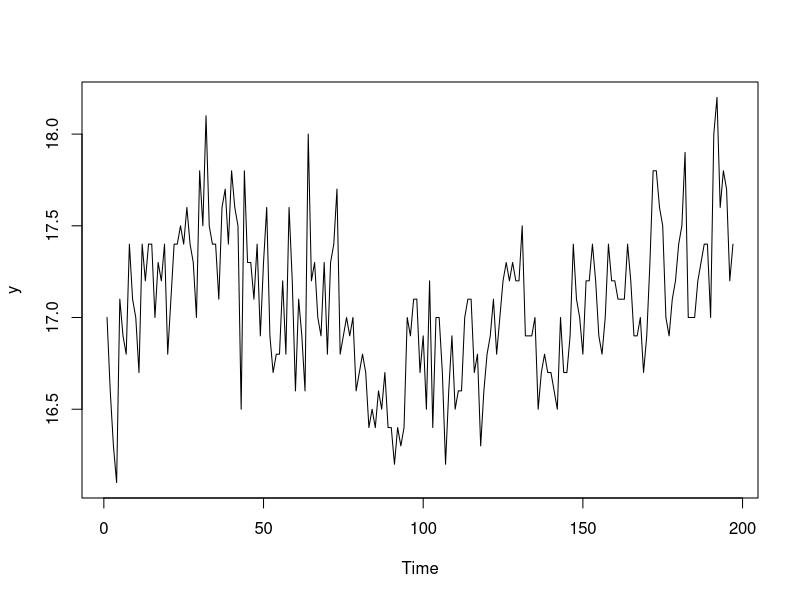
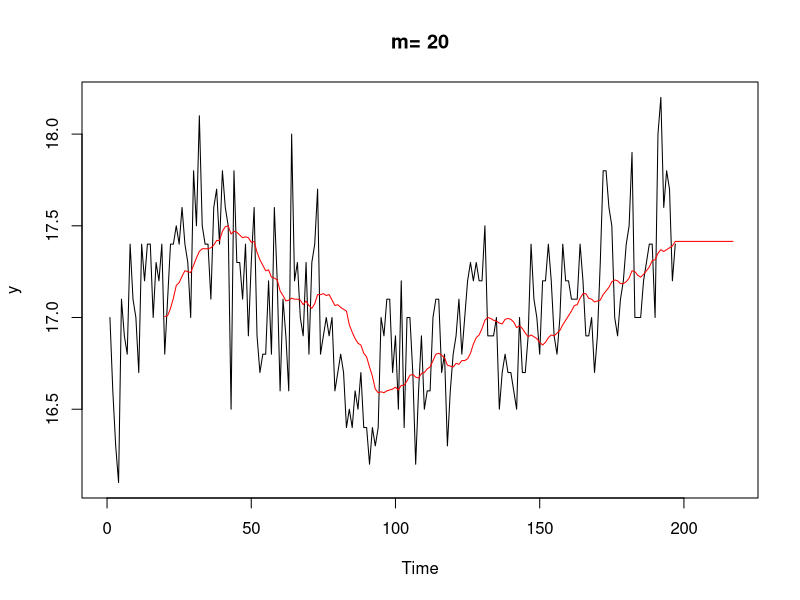
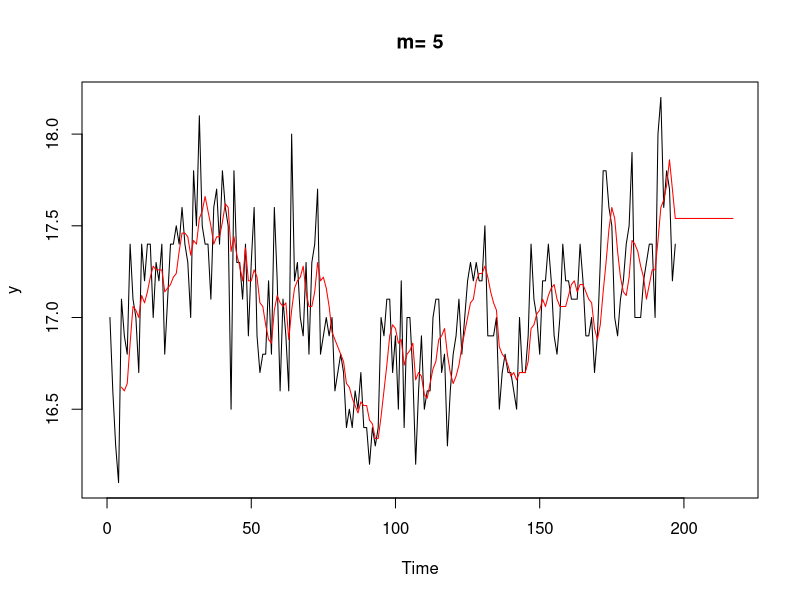
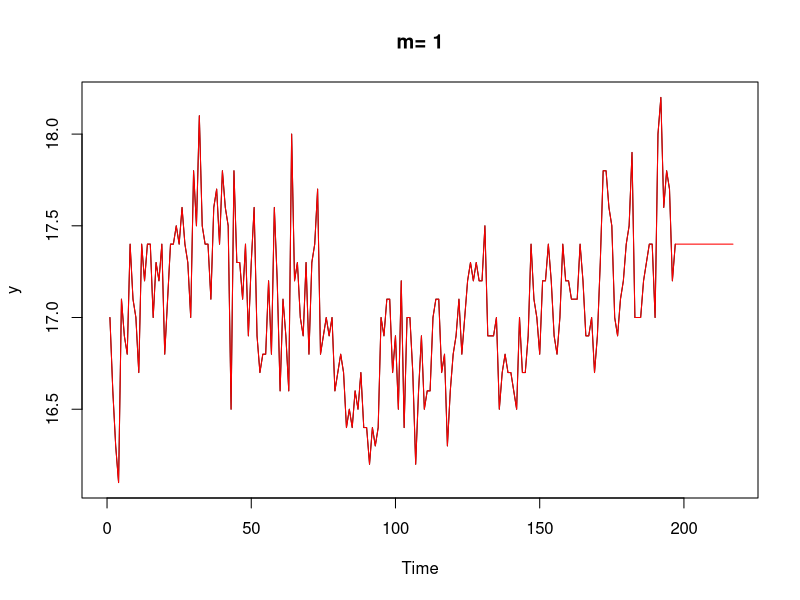
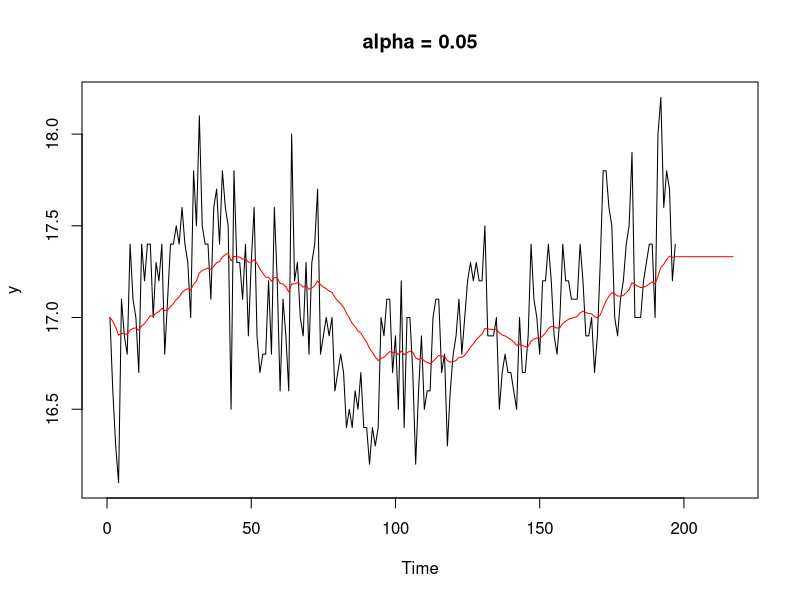
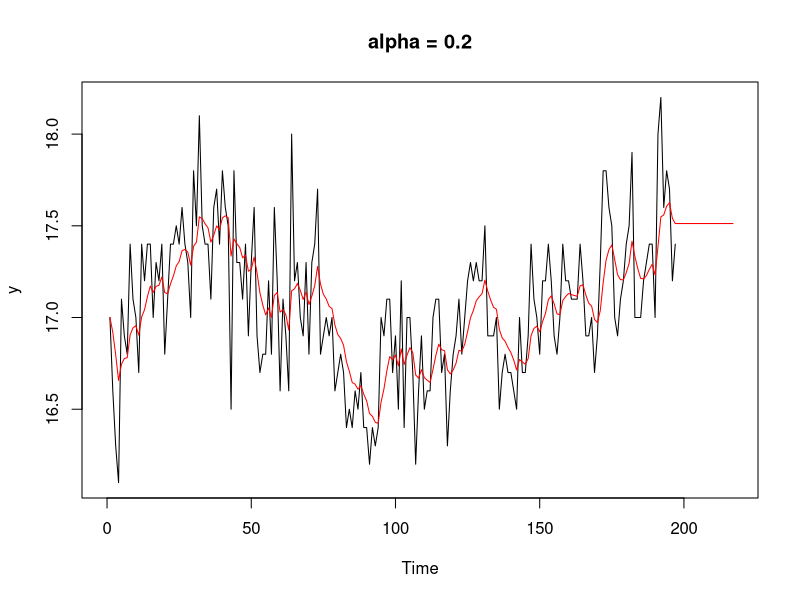
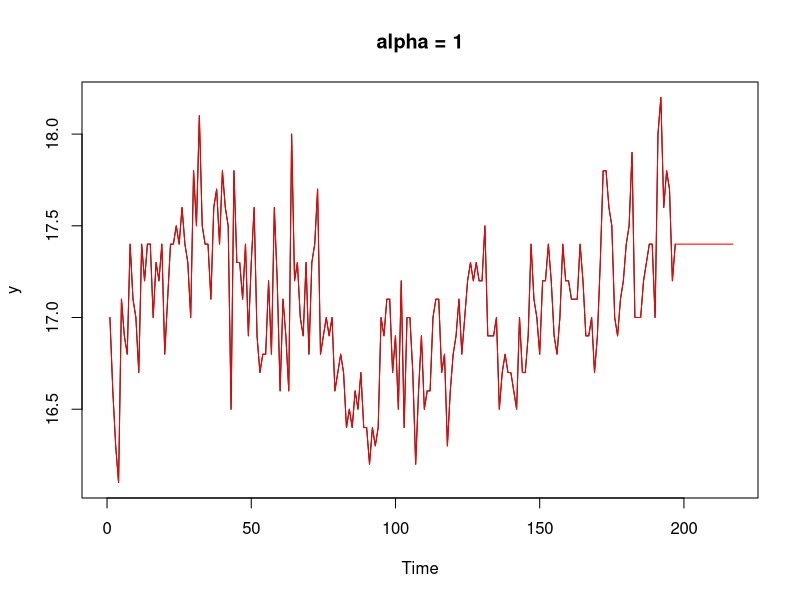
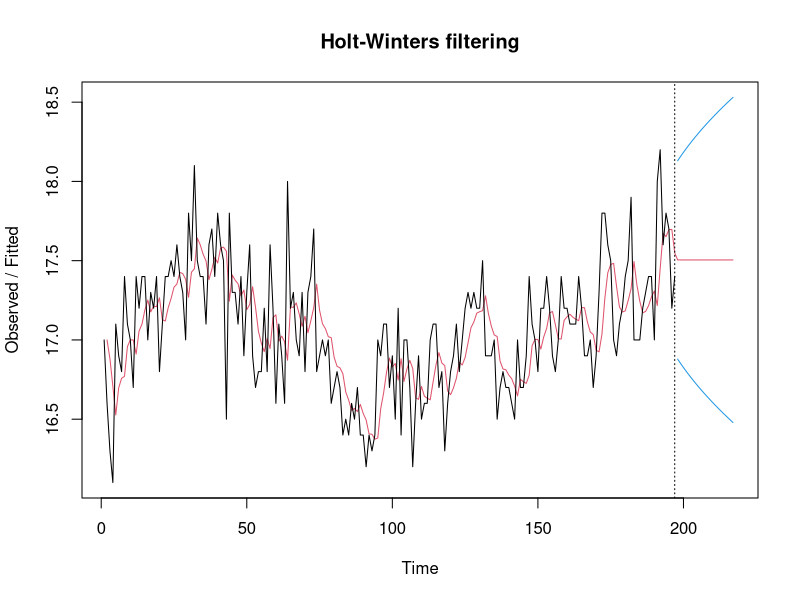

Recreate these plots in R, in order. (Note: this script raises an error after producing the figures.)
# Time Series: Trend, Seasonality, Cyclical, Random
# Simple plot
chem = c(
    17,16.6,16.3,16.1,17.1,16.9,16.8,17.4,17.1,17,16.7,17.4,17.2,17.4,17.4,17,17.3,
    17.2,17.4,16.8,17.1,17.4,17.4,17.5,17.4,17.6,17.4,17.3,17,17.8,17.5,18.1,17.5,
    17.4,17.4,17.1,17.6,17.7,17.4,17.8,17.6,17.5,16.5,17.8,17.3,17.3,17.1,17.4,16.9,
    17.3,17.6,16.9,16.7,16.8,16.8,17.2,16.8,17.6,17.2,16.6,17.1,16.9,16.6,18,17.2,
    17.3,17,16.9,17.3,16.8,17.3,17.4,17.7,16.8,16.9,17,16.9,17,16.6,16.7,16.8,16.7,
    16.4,16.5,16.4,16.6,16.5,16.7,16.4,16.4,16.2,16.4,16.3,16.4,17,16.9,17.1,17.1,
    16.7,16.9,16.5,17.2,16.4,17,17,16.7,16.2,16.6,16.9,16.5,16.6,16.6,17,17.1,17.1,
    16.7,16.8,16.3,16.6,16.8,16.9,17.1,16.8,17,17.2,17.3,17.2,17.3,17.2,17.2,17.5,
    16.9,16.9,16.9,17,16.5,16.7,16.8,16.7,16.7,16.6,16.5,17,16.7,16.7,16.9,17.4,
    17.1,17,16.8,17.2,17.2,17.4,17.2,16.9,16.8,17,17.4,17.2,17.2,17.1,17.1,17.1,
    17.4,17.2,16.9,16.9,17,16.7,16.9,17.3,17.8,17.8,17.6,17.5,17,16.9,17.1,17.2,
    17.4,17.5,17.9,17,17,17,17.2,17.3,17.4,17.4,17,18,18.2,17.6,17.8,17.7,17.2,17.4)
y=ts(chem)
summary(y)
par(mfrow=c(1,1))
plot(y)

MA = function(y,m,k=20){
    # m = MA window length
    # k = prediction horizon
    n=length(y)
    plot(y,xlim=c(0,n+k))
    title(paste("m= ",m,sep=""))
    MA=filter(y,filter=rep(1/m,m),
              method="convolution",sides=1)
    yhat=rep(MA[n],k)
    lines(c(MA,yhat),col="red")
    invisible(MA)
}
MA(y,20)
MA(y,5)
MA(y,1)

# EWMA: give more weights to recent observations
# Lt is the weighted average of yt and the forecast Lt-1 of the current level
EWMA = function(y, alpha=.05, k=20)
{
    n=length(y)
    plot(y, xlim=c(0,n+k))
    title(paste("alpha =", alpha))
    L = alpha*filter(y, filter=1-alpha,
                     method="recursive", sides=1,
                     init=y[1]/alpha)
    yhat = rep(L[n], k)
    lines(c(L, yhat), col="red")
}

EWMA(y, .05)
EWMA(y, .2)
EWMA(y, 1)

## Holt-Winter will find the optimal alpha
fit = HoltWinters(y,beta=F,gamma=F)
fit
yhat = predict(fit,n.ahead=20,prediction.interval = T)
plot(fit,yhat,type="l")

# HoltWinter does not model seasonality
# Decomposition
fit = decompose(trade,type="additive")
names(fit)
plot(fit,type="b")

# Forecaset from a decomposition model
yhat = fit$trend + fit$seasonal
plot(trade,type="b")
lines(yhat,col="red")







